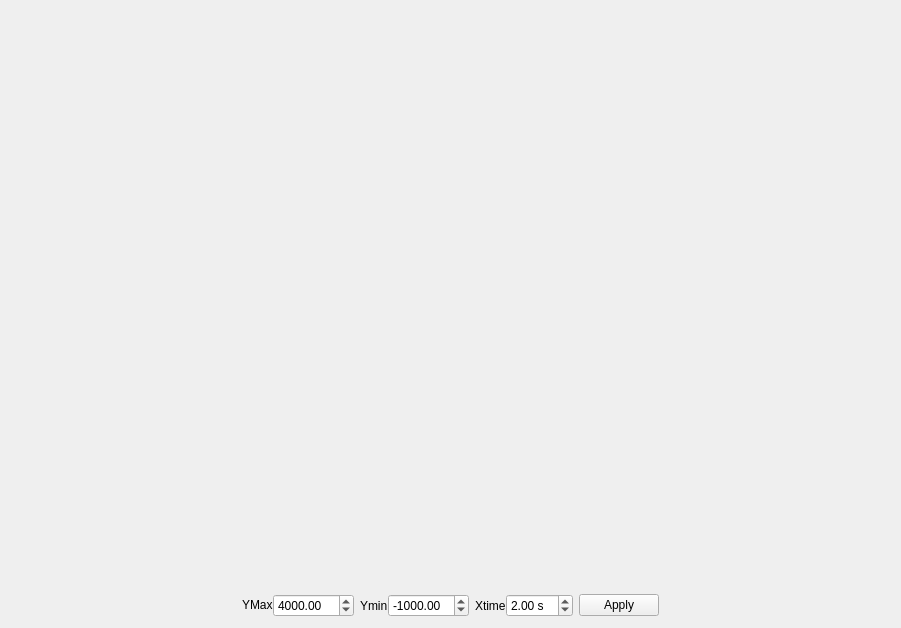
<?xml version="1.0" encoding="UTF-8"?>
<ui version="4.0">
 <class>QPlotwidget</class>
 <widget class="QWidget" name="QPlotwidget">
  <property name="geometry">
   <rect>
    <x>0</x>
    <y>0</y>
    <width>901</width>
    <height>628</height>
   </rect>
  </property>
  <property name="minimumSize">
   <size>
    <width>901</width>
    <height>628</height>
   </size>
  </property>
  <property name="maximumSize">
   <size>
    <width>16777215</width>
    <height>16777215</height>
   </size>
  </property>
  <property name="windowTitle">
   <string>Form</string>
  </property>
  <layout class="QVBoxLayout" name="verticalLayout_2" stretch="20,1">
   <item>
    <layout class="QHBoxLayout" name="horizontalLayout_6" stretch="1">
     <item>
      <widget class="QWidget" name="plotwidget" native="true">
       <property name="minimumSize">
        <size>
         <width>0</width>
         <height>0</height>
        </size>
       </property>
       <property name="maximumSize">
        <size>
         <width>16777215</width>
         <height>16777215</height>
        </size>
       </property>
      </widget>
     </item>
    </layout>
   </item>
   <item>
    <layout class="QHBoxLayout" name="horizontalLayout_5" stretch="0,0,0,0,0,0">
     <property name="spacing">
      <number>6</number>
     </property>
     <property name="leftMargin">
      <number>0</number>
     </property>
     <item>
      <spacer name="horizontalSpacer_2">
       <property name="orientation">
        <enum>Qt::Horizontal</enum>
       </property>
       <property name="sizeHint" stdset="0">
        <size>
         <width>40</width>
         <height>20</height>
        </size>
       </property>
      </spacer>
     </item>
     <item>
      <layout class="QHBoxLayout" name="horizontalLayout">
       <property name="spacing">
        <number>0</number>
       </property>
       <item>
        <widget class="QLabel" name="YMaxLabel">
         <property name="sizePolicy">
          <sizepolicy hsizetype="Fixed" vsizetype="Preferred">
           <horstretch>0</horstretch>
           <verstretch>0</verstretch>
          </sizepolicy>
         </property>
         <property name="maximumSize">
          <size>
           <width>73</width>
           <height>14</height>
          </size>
         </property>
         <property name="text">
          <string>YMax</string>
         </property>
        </widget>
       </item>
       <item>
        <widget class="QDoubleSpinBox" name="YMaxdoubleSpinBox">
         <property name="sizePolicy">
          <sizepolicy hsizetype="Preferred" vsizetype="Fixed">
           <horstretch>0</horstretch>
           <verstretch>0</verstretch>
          </sizepolicy>
         </property>
         <property name="minimum">
          <double>-50000.000000000000000</double>
         </property>
         <property name="maximum">
          <double>50000.000000000000000</double>
         </property>
         <property name="singleStep">
          <double>1000.000000000000000</double>
         </property>
         <property name="value">
          <double>4000.000000000000000</double>
         </property>
        </widget>
       </item>
      </layout>
     </item>
     <item>
      <layout class="QHBoxLayout" name="horizontalLayout_2">
       <property name="spacing">
        <number>0</number>
       </property>
       <item>
        <widget class="QLabel" name="YMinlabel">
         <property name="sizePolicy">
          <sizepolicy hsizetype="Fixed" vsizetype="Preferred">
           <horstretch>0</horstretch>
           <verstretch>0</verstretch>
          </sizepolicy>
         </property>
         <property name="text">
          <string>Ymin</string>
         </property>
        </widget>
       </item>
       <item>
        <widget class="QDoubleSpinBox" name="YMindoubleSpinBox">
         <property name="sizePolicy">
          <sizepolicy hsizetype="Preferred" vsizetype="Fixed">
           <horstretch>0</horstretch>
           <verstretch>0</verstretch>
          </sizepolicy>
         </property>
         <property name="minimum">
          <double>-50000.000000000000000</double>
         </property>
         <property name="maximum">
          <double>50000.000000000000000</double>
         </property>
         <property name="singleStep">
          <double>1000.000000000000000</double>
         </property>
         <property name="value">
          <double>-1000.000000000000000</double>
         </property>
        </widget>
       </item>
      </layout>
     </item>
     <item>
      <layout class="QHBoxLayout" name="horizontalLayout_3">
       <property name="spacing">
        <number>0</number>
       </property>
       <item>
        <widget class="QLabel" name="Xtimelable">
         <property name="sizePolicy">
          <sizepolicy hsizetype="Fixed" vsizetype="Preferred">
           <horstretch>0</horstretch>
           <verstretch>0</verstretch>
          </sizepolicy>
         </property>
         <property name="text">
          <string>Xtime</string>
         </property>
        </widget>
       </item>
       <item>
        <widget class="QDoubleSpinBox" name="XtimedoubleSpinBox">
         <property name="sizePolicy">
          <sizepolicy hsizetype="Preferred" vsizetype="Fixed">
           <horstretch>0</horstretch>
           <verstretch>0</verstretch>
          </sizepolicy>
         </property>
         <property name="suffix">
          <string> s</string>
         </property>
         <property name="minimum">
          <double>0.500000000000000</double>
         </property>
         <property name="maximum">
          <double>20.000000000000000</double>
         </property>
         <property name="singleStep">
          <double>0.500000000000000</double>
         </property>
         <property name="value">
          <double>2.000000000000000</double>
         </property>
        </widget>
       </item>
      </layout>
     </item>
     <item>
      <widget class="QPushButton" name="applyButton">
       <property name="sizePolicy">
        <sizepolicy hsizetype="Fixed" vsizetype="Fixed">
         <horstretch>0</horstretch>
         <verstretch>0</verstretch>
        </sizepolicy>
       </property>
       <property name="text">
        <string>Apply</string>
       </property>
      </widget>
     </item>
     <item>
      <spacer name="horizontalSpacer">
       <property name="orientation">
        <enum>Qt::Horizontal</enum>
       </property>
       <property name="sizeHint" stdset="0">
        <size>
         <width>40</width>
         <height>20</height>
        </size>
       </property>
      </spacer>
     </item>
    </layout>
   </item>
  </layout>
 </widget>
 <resources/>
 <connections/>
</ui>
